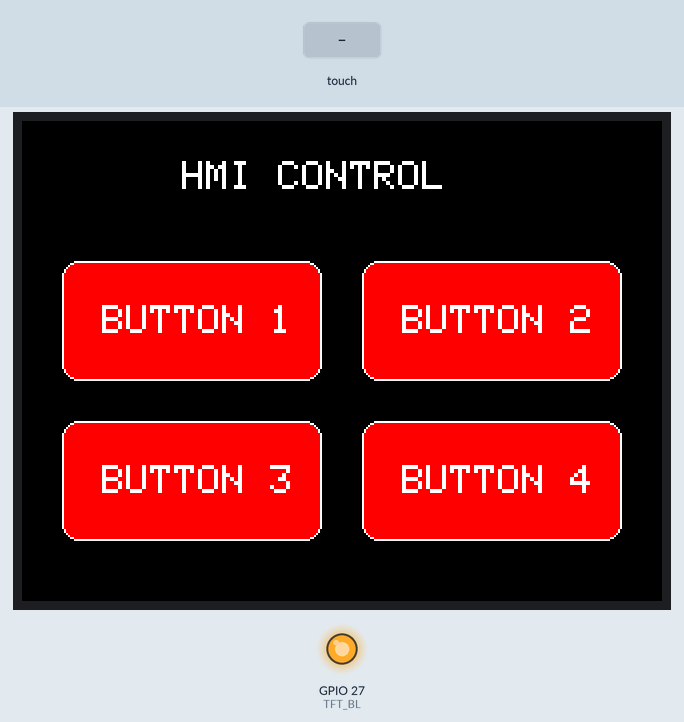
Bench run of a sketch on a simulated ESP32. Shown: 320×240 colour display, output pins drawn as LEDs (lit = HIGH). The inputs (shaded band) are chosen by the test bench. What the sketch prints to the serial monitor is not drawn.

Above: at 2.0 s.
2.1 s: touch panel pressed at 13 % / 30 % of its raw x / y range
At 3.3 s:
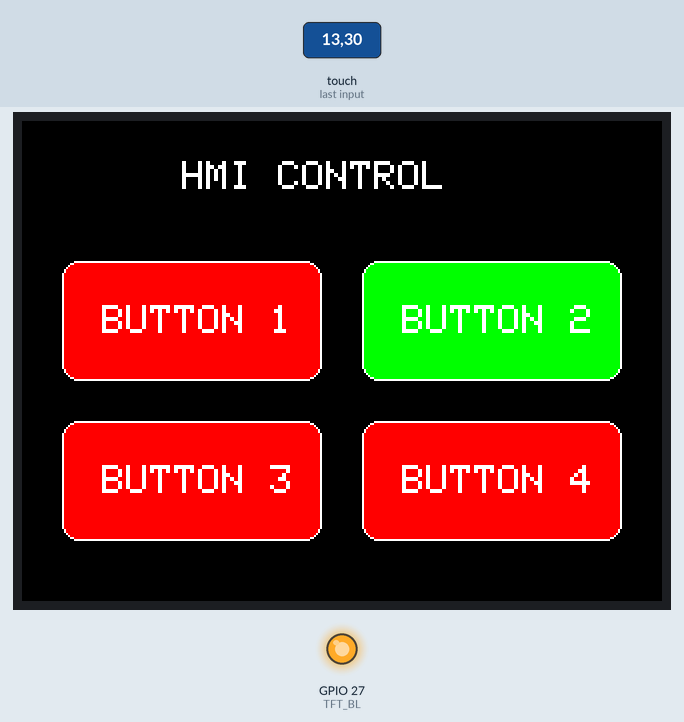
3.6 s: touch panel pressed at 62 % / 30 % of its raw x / y range
At 4.6 s:
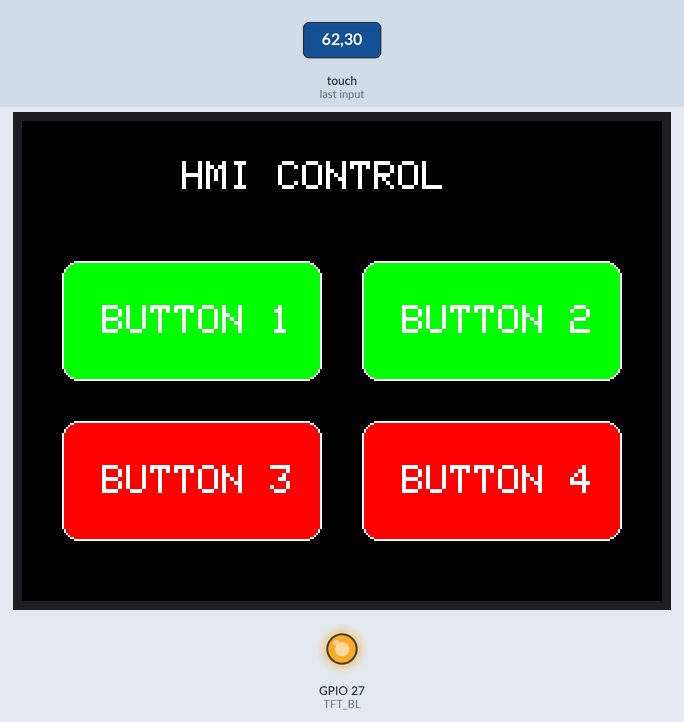
5.1 s: touch panel pressed at 38 % / 30 % of its raw x / y range
At 5.8 s:
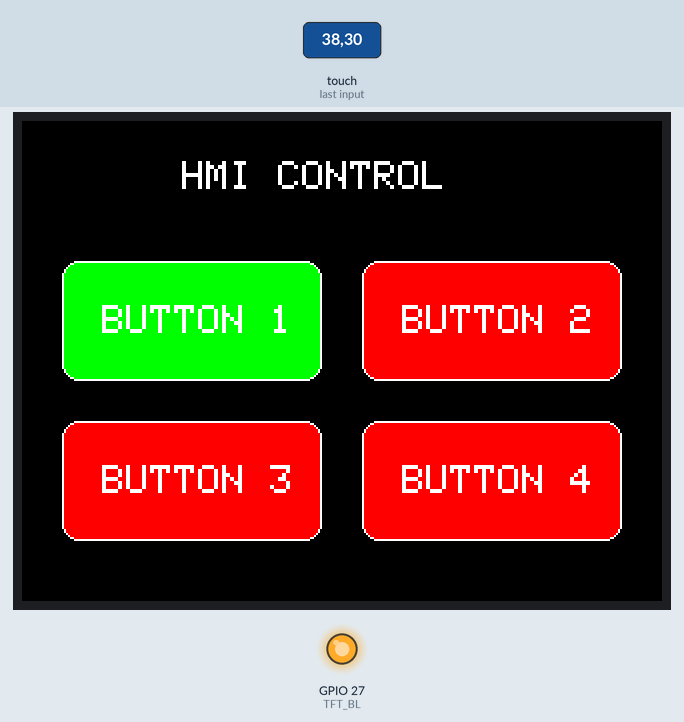
Timing chart, 0 to 8.1 s (numbered marks = the images above; inputs shaded):
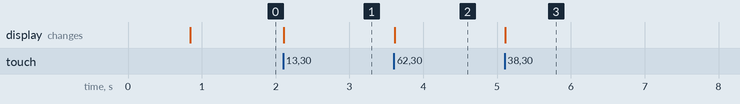

Measured:
- after the input at 2.1 s, the display: changes at once (image 1)
- after the input at 3.6 s, the display: changes at once (image 2)
- after the input at 5.1 s, the display: changes at once (image 3)

The sketch:

2x4_Buttons_layout.ino
```cpp
#include <SPI.h>
#include <Adafruit_GFX.h>
#include <Adafruit_ILI9341.h>
#include <XPT2046_Touchscreen.h>

// =====================================================
// TFT PINS
// =====================================================

#define TFT_CS    15
#define TFT_DC     2
#define TFT_RST   -1

#define TFT_SCLK  14
#define TFT_MOSI  13
#define TFT_MISO   4

#define TFT_BL    27

// =====================================================
// TOUCH PINS
// =====================================================

#define TOUCH_CS   33
#define TOUCH_IRQ  36

// =====================================================
// TOUCH CALIBRATION
// =====================================================

#define TS_MIN_X   200
#define TS_MAX_X  3900

#define TS_MIN_Y   200
#define TS_MAX_Y  3900

// =====================================================
// DISPLAY OBJECTS
// =====================================================

Adafruit_ILI9341 tft(
  TFT_CS,
  TFT_DC,
  TFT_RST
);

XPT2046_Touchscreen touch(
  TOUCH_CS,
  TOUCH_IRQ
);

// =====================================================
// BUTTON STRUCTURE
// =====================================================

struct Button
{
  int x;
  int y;
  int width;
  int height;

  const char* name;

  bool state;
};

// =====================================================
// BUTTON DEFINITIONS
// =====================================================

Button buttons[4] =
{
  { 20,  70, 130, 60, "BUTTON 1", false },
  { 170, 70, 130, 60, "BUTTON 2", false },

  { 20,  150, 130, 60, "BUTTON 3", false },
  { 170,150, 130, 60, "BUTTON 4", false }
};

// =====================================================
// SETUP
// =====================================================

void setup()
{
  Serial.begin(115200);

  delay(500);

  Serial.println();
  Serial.println("================================");
  Serial.println(" ESP32 2.4 INCH HMI BUTTON TEST");
  Serial.println("================================");

  // ---------------------------------------------------
  // Backlight
  // ---------------------------------------------------

  pinMode(TFT_BL, OUTPUT);
  digitalWrite(TFT_BL, HIGH);

  // ---------------------------------------------------
  // SPI
  // ---------------------------------------------------

  SPI.begin(
    TFT_SCLK,
    TFT_MISO,
    TFT_MOSI,
    TFT_CS
  );

  // ---------------------------------------------------
  // TFT
  // ---------------------------------------------------

  tft.begin();

  tft.setRotation(1);

  tft.fillScreen(ILI9341_BLACK);

  // ---------------------------------------------------
  // TOUCH
  // ---------------------------------------------------

  touch.begin();

  touch.setRotation(2);

  // ---------------------------------------------------
  // DRAW SCREEN
  // ---------------------------------------------------

  drawInterface();

  Serial.println("System ready.");
}

// =====================================================
// DRAW COMPLETE INTERFACE
// =====================================================

void drawInterface()
{
  tft.fillScreen(ILI9341_BLACK);

  // Title
  tft.setTextColor(ILI9341_WHITE);
  tft.setTextSize(2);

  tft.setCursor(80, 20);
  tft.println("HMI CONTROL");

  // Draw buttons
  for (int i = 0; i < 4; i++)
  {
    drawButton(i);
  }
}

// =====================================================
// DRAW INDIVIDUAL BUTTON
// =====================================================

void drawButton(int index)
{
  Button &b = buttons[index];

  uint16_t buttonColor;

  if (b.state)
  {
    // ON
    buttonColor = ILI9341_GREEN;
  }
  else
  {
    // OFF
    buttonColor = ILI9341_RED;
  }

  // Button background
  tft.fillRoundRect(
    b.x,
    b.y,
    b.width,
    b.height,
    8,
    buttonColor
  );

  // Border
  tft.drawRoundRect(
    b.x,
    b.y,
    b.width,
    b.height,
    8,
    ILI9341_WHITE
  );

  // Text
  tft.setTextColor(ILI9341_WHITE);
  tft.setTextSize(2);

  // Center text approximately
  int textX = b.x + 20;
  int textY = b.y + 22;

  tft.setCursor(textX, textY);
  tft.println(b.name);
}

// =====================================================
// TOUCH COORDINATE CONVERSION
// =====================================================

void getTouchCoordinates(int &x, int &y)
{
  TS_Point p = touch.getPoint();

  // ---------------------------------------------------
  // X = INVERTED
  // ---------------------------------------------------

  x = map(
    p.x,
    TS_MIN_X,
    TS_MAX_X,
    tft.width() - 1,
    0
  );

  // ---------------------------------------------------
  // Y = NORMAL
  // ---------------------------------------------------

  y = map(
    p.y,
    TS_MIN_Y,
    TS_MAX_Y,
    0,
    tft.height() - 1
  );

  x = constrain(
    x,
    0,
    tft.width() - 1
  );

  y = constrain(
    y,
    0,
    tft.height() - 1
  );

  // Serial debug
  Serial.print("Touch X = ");
  Serial.print(x);

  Serial.print("  Y = ");
  Serial.println(y);
}

// =====================================================
// CHECK WHICH BUTTON WAS PRESSED
// =====================================================

void checkButtonPress(int x, int y)
{
  for (int i = 0; i < 4; i++)
  {
    Button &b = buttons[i];

    if (
      x >= b.x &&
      x <= b.x + b.width &&
      y >= b.y &&
      y <= b.y + b.height
    )
    {
      // Toggle state
      b.state = !b.state;

      // Redraw button
      drawButton(i);

      // Serial output
      Serial.print(b.name);

      if (b.state)
      {
        Serial.println(" -> ON");
      }
      else
      {
        Serial.println(" -> OFF");
      }

      Serial.println("--------------------");

      // Small delay to prevent multiple triggers
      delay(250);

      return;
    }
  }
}

// =====================================================
// LOOP
// =====================================================

void loop()
{
  if (touch.touched())
  {
    int x;
    int y;

    getTouchCoordinates(x, y);

    checkButtonPress(x, y);

    // Wait until finger is released
    while (touch.touched())
    {
      delay(10);
    }
  }
}
```
